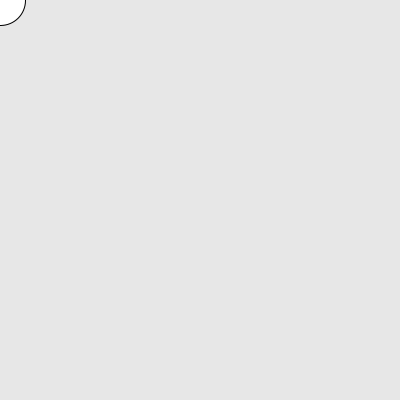
Frame 1 (no input)
Frame 60 (the mouse pressed at the canvas centre just before this capture): identical to frame 1, image omitted
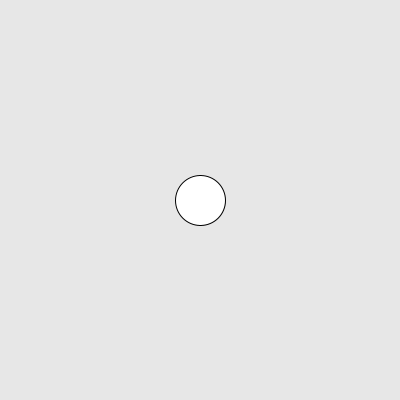
Frame 120 (the mouse held since frame 60 and released just before this capture)

The Processing sketch that drew these frames (run headless with seeded random() and noise(); from frame 60 on, the mouse is pressed at the canvas centre):

// Processing sketch: Exemplo6_1_Movimento_Rato
// ── Exemplo6_1_Movimento_Rato.pde
void setup() {
  size(400, 400);
}

void draw() {
  background(231);
  ellipse(mouseX, mouseY, 50, 50);
}
